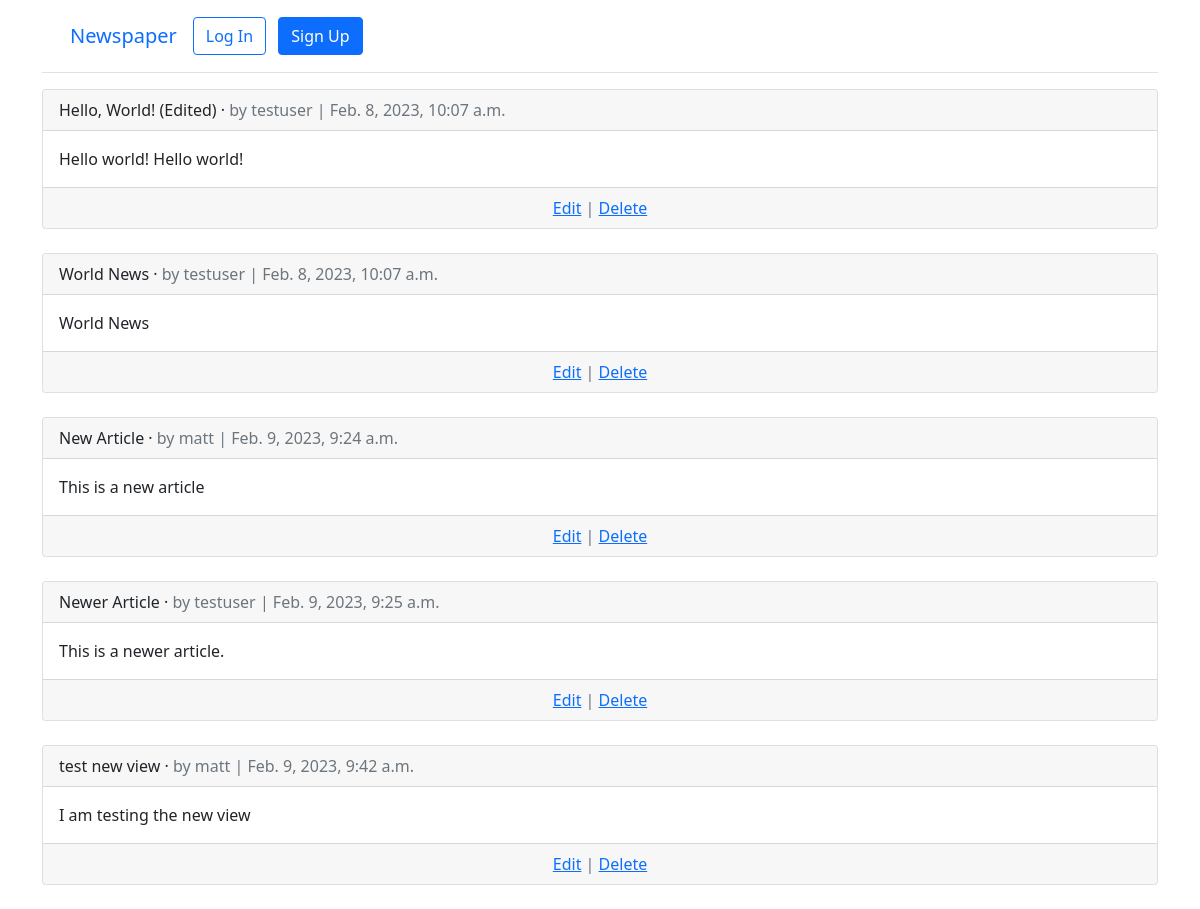
The app's page /articles/ with its own data.
### articles/models.py (models this page shows, shortened)
class Article(models.Model):
    title = models.CharField(max_length=255)
    body = models.TextField()
    date = models.DateTimeField(auto_now_add=True)
    author = models.ForeignKey(
        settings.AUTH_USER_MODEL,
        on_delete=models.CASCADE,
    )

### accounts/models.py (models this page shows)
class CustomUser(AbstractUser):
    age = models.PositiveIntegerField(null=True, blank=True)

### articles/views.py (the view)
# urls.py: path("", ArticleListView.as_view(), name="article_list"),
class ArticleListView(ListView):
    model = Article
    template_name = "article_list.html"

### templates/article_list.html (shortened to what this page needs)
{% extends "base.html" %}
{% block content %}
{% for article in article_list %}
  <div class="card">
    <div class="card-header">
      <span class="font-weight-bold">{{ article.title }}</span> &middot;
      <span class="text-muted">by {{ article.author }} |
      {{ article.date }}</span>
    </div>
    <div class="card-body">
      {{ article.body }}
    </div>
    <div class="card-footer text-center text-muted">
        <a href="{% url 'article_edit' article.pk %}">Edit</a> |
        <a href="{% url 'article_delete' article.pk %}">Delete</a>
    </div>
  </div>
  <br />
{% endfor %}
{% endblock content %}

### templates/base.html (shortened to what this page needs)
<!DOCTYPE html>
<html>
<head>
  <link href="https://cdn.jsdelivr.net/npm/bootstrap@5.1.3/dist/css/bootstrap.min.css" rel="stylesheet"
>
</head>
<body>
  <div class="container">
    <header class="p-3 mb-3 border-bottom">
      <div class="container">
        <div class="d-flex flex-wrap align-items-center justify-content-center
          justify-content-lg-start">
          <a class="navbar-brand" href="{% url 'home' %}">Newspaper</a>
          <ul class="nav col-12 col-lg-auto me-lg-auto mb-2 justify-content-center
            mb-md-0">
            {% if user.is_authenticated %}
            <li><a href="{% url 'article_new' %}" class="nav-link px-2 link-dark">+ New</a></li>
          </ul>
          <div class="dropdown text-end">
            <a href="#" class="d-block link-dark text-decoration-none dropdown-toggle" id="dropdownUser1"
              data-bs-toggle="dropdown" aria-expanded="false">
              {{ user.username }}
            </a>
            <ul class="dropdown-menu text-small" aria-labelledby="dropdownUser1">
              <li><a class="dropdown-item" href="{% url 'password_change'%}">
                  Change password</a></li>
              <li><a class="dropdown-item" href="{% url 'logout' %}">Log Out</a>
              </li>
            </ul>
          </div>
          {% else %}
          <div class="text-end">
            <a href="{% url 'login' %}" class="btn btn-outline-primary me-2">Log
              In</a>
            <a href="{% url 'signup' %}" class="btn btn-primary">Sign Up</a>
          </div>
          {% endif %}
        </div>
      </div>
    </header>
    <main>
      {% block content %}
      {% endblock content %}
    </main>
  </div>
</body>
</html>

### records on screen
Article: title "Hello, World! (Edited)", author "testuser", date "Feb. 8, 2023, 10:07 a.m.", body "Hello world! Hello world!"
Article: title "World News", author "testuser", date "Feb. 8, 2023, 10:07 a.m.", body "World News"
Article: title "New Article", author "matt", date "Feb. 9, 2023, 9:24 a.m.", body "This is a new article"
Article: title "Newer Article", author "testuser", date "Feb. 9, 2023, 9:25 a.m.", body "This is a newer article."
Article: title "test new view", author "matt", date "Feb. 9, 2023, 9:42 a.m.", body "I am testing the new view"
